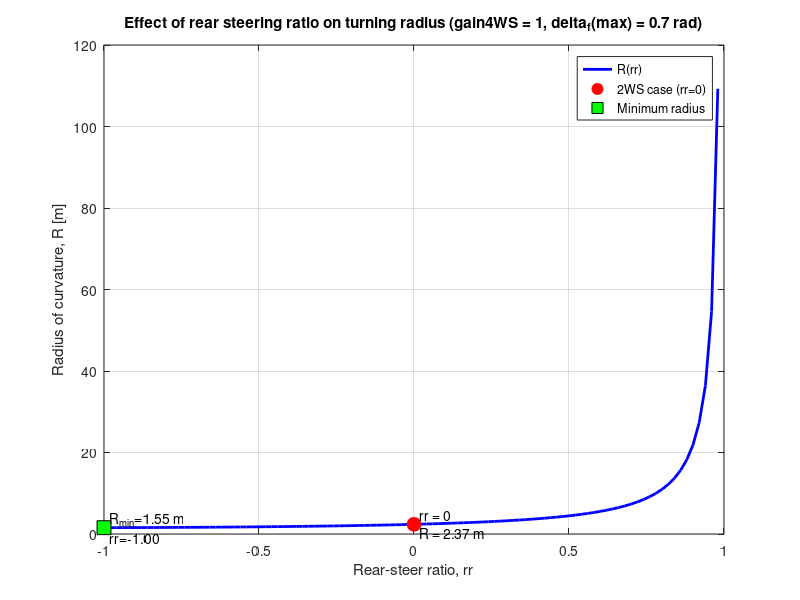
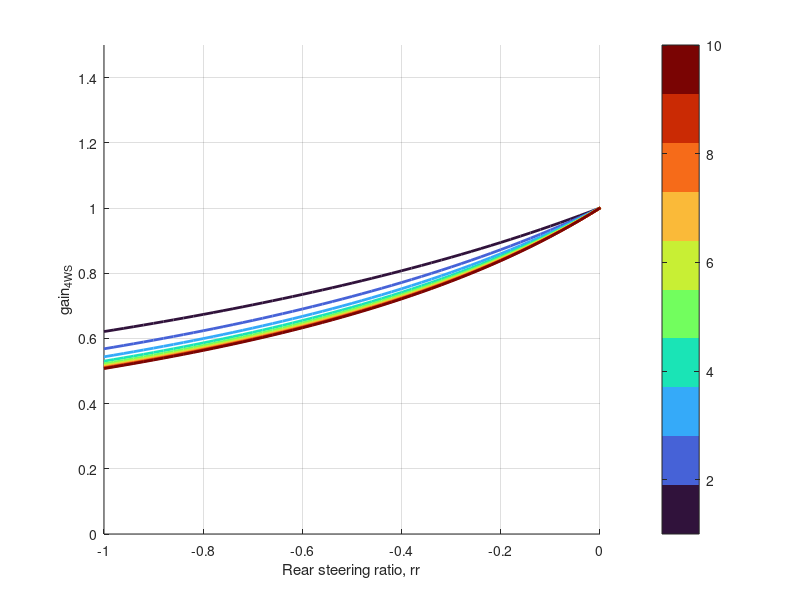

Write the MATLAB code that produced these figures, in order. (Note: this script raises an error after producing the figures.)
clc
clear all
close all

L = 2;                      % wheelbase [m]
delta_max = 0.7;

rr = linspace(-1,1,101);    % rear-steer ratio

curvature = zeros(size(rr));
R = zeros(size(rr));        % radius of curvature
gain_4WS = zeros(size(rr)); % required gain


%% Curvature and radius with fixed delta_f
for i = 1:length(rr)

    curvature(i) = sin((1-rr(i))*delta_max)/(L*cos(delta_max));
    R(i) = 1/curvature(i);

end

figure(1)
plot(rr, R, 'b', 'LineWidth',2)
hold on
grid on

% Evidenzia rr = 0
idx0 = find(rr==0);

plot(rr(idx0), R(idx0), 'ro', ...
    'MarkerSize',10, ...
    'MarkerFaceColor','r')

text(rr(idx0), R(idx0), ...
    sprintf('  rr = 0\n  R = %.2f m', R(idx0)), ...
    'FontSize',10)

% Evidenzia minimo R
[Rmin, idxMin] = min(R);

plot(rr(idxMin), Rmin, 'ks', ...
    'MarkerSize',10, ...
    'MarkerFaceColor','g')

text(rr(idxMin), Rmin, ...
    sprintf('  R_{min}=%.2f m\n  rr=%.2f', Rmin, rr(idxMin)), ...
    'FontSize',10)

xlabel('Rear-steer ratio, rr')
ylabel('Radius of curvature, R [m]')
title('Effect of rear steering ratio on turning radius (gain4WS = 1, delta_f(max) = 0.7 rad)')
legend('R(rr)','2WS case (rr=0)','Minimum radius')



%% Figure 2 and 4
N = 10;                                 % N° of reference radii of curvature

Rmin_2WS = L/tan(delta_max);
Rmax = 10;

delta_2WS_vec = zeros(1,N);
delta_2WS_low_vec = zeros(1,N);

rr = zeros(101, N);           % rr: 101 righe (campioni) x N colonne (R_ref)
gain4WS = zeros(101, N);      % gain4WS: stessa dimensione di rr
gain4WS_low = zeros(101,N);

R_ref = linspace(Rmin_2WS, Rmax, N);
R_ref_low = linspace(Rmin,Rmin_2WS,N);



%% Rear steering ratio range

for j = 1:N    
    delta_2WS = min(atan(L/R_ref(j)), delta_max);
    delta_2WS_low = delta_max;

    % Memorizza lo sterzo equivalente 2WS
    delta_2WS_vec(j) = delta_2WS; 
    delta_2WS_low_vec(j) = delta_2WS_low;

    R_low = R_ref_low(j);

    rr(:,j) = linspace(-1,1,101)';

    % Solve gain4WS for each rr
    for i = 1:length(rr(:,j))
        % Equation:
        % tan(delta_2WS) =
        % sin((1-rr)*gain*delta_2WS)/cos(gain*delta_2WS)
    
        eq1 = @(gain) ...
            sin((1-rr(i,j))*gain*delta_2WS) / ...
            cos(gain*delta_2WS) ...
            - tan(delta_2WS);

        eq2 = @(gain) ...
            sin((1-rr(i,j))*gain*delta_max) ...
            /(L*cos(gain*delta_max)) ...
            - 1/R_low;
    
        v01 = eq1(0);
        v11 = eq1(1.5);
        if v01 * v11 < 0
            gain4WS(i,j) = fzero(eq1, [0 1.5]);
        else
            % Nessuna radice nell'intervallo [0,1.5]: usare valore di fallback o NaN
            gain4WS(i,j) = NaN;
        end


        v02 = eq2(0);
        v12 = eq2(1.5);
        if v02 * v12 < 0
            gain4WS_low(i,j) = fzero(eq2, [0 1.5]);
        else
            % Nessuna radice nell'intervallo [0,1.5]: usare valore di fallback o NaN
            gain4WS_low(i,j) = NaN;
        end

    end
end

%% Plot

figure(2)
clf
hold on
grid on

cmap = turbo(N);

for j = 1:N
    plot(rr(:,j), gain4WS(:,j), ...
        'Color', cmap(j,:), ...
        'LineWidth',2);
end

xlabel('Rear steering ratio, rr')
ylabel('gain_{4WS}')

xlim([-1 0])
ylim([0 1.5])

%% Colorbar

colormap(cmap)

cb = colorbar;

caxis([1 N])

cb.Ticks = 1:N;

labels = strings(1,N);

for j = 1:N

    labels(j) = sprintf('\\delta_{2WS}=%.2f rad, R_{ref}=%.2f m', ...
        delta_2WS_vec(j), R_ref(j));

end

cb.TickLabels = labels;

title({
    'Relation between rr and gain_{4WS}'
    sprintf('(valid up to \\delta_{2WS,max}=%.2f rad, R_{min}=%.2f m)', ...
    delta_max, Rmin_2WS)
    })


%% ============================================================
% Figure 4
% gain4WS(rr, delta2WS)
% ============================================================

figure(4)
clf

% Mesh della superfice
[RR, RADIUS] = meshgrid(rr(:,1), R_ref);

[RR, RADIUS_LOW] = meshgrid(rr(:,1), R_ref_low);

% gain4WS ha dimensioni:
%   101 x N
% mentre meshgrid restituisce:
%   N x 101
% quindi trasponiamo gain4WS

surf(RR, RADIUS, gain4WS', ...
    'EdgeColor','none', ...
    'FaceAlpha',0.95);
hold on
surf(RR,RADIUS_LOW,gain4WS_low',  ...
    'EdgeColor','none', ...
    'FaceAlpha',0.95);
grid on
box on

% Insert lines of figure 2
% cmap = turbo(N);
% 
% for j = 1:N
% 
%     valid = ~isnan(gain4WS(:,j));
% 
%     plot3( ...
%         rr(valid,j), ...
%         R_ref(j)*ones(sum(valid),1), ...
%         gain4WS(valid,j), ...
%         'Color',cmap(j,:), ...
%         'LineWidth',2);
% 
% end

xlabel('Rear steering ratio, rr')
ylabel('Reference turning radius, R_{ref} [m]')
zlabel('gain_{4WS}')

title({
    'Front steering reduction gain'
    sprintf('(valid up to \\delta_{2WS,max}=%.2f rad)',delta_max)
    })

view(40,30)

xlim([-1 0])
ylim([R_ref_low(1) R_ref(end)])
zlim([0 1])

colormap(turbo)

cb = colorbar;
cb.Label.String = 'gain_{4WS}';

clim([0.5 1])


%%================================
% Figure 3
%
%=================================

Rsurf = repmat(R_ref, length(rr(:,1)), 1);   % 101 x N

figure(3)
clf

Rsurf = repmat(R_ref,length(rr(:,1)),1);

surf(rr, gain4WS, Rsurf,...
    'EdgeColor','none',...
    'FaceAlpha',0.9)

hold on
grid on
box on

xlabel('Rear steering ratio, rr')
ylabel('gain_{4WS}')
zlabel('Reference turning radius, R_{ref} [m]')

title({
    'Reference turning radius'
    sprintf('(valid up to \\delta_{2WS,max}=%.2f rad)',delta_max)
    })

view(40,30)

xlim([-1 0])
ylim([0 1.2])
zlim([R_ref(1) R_ref(end)])

colormap(turbo)

cb = colorbar;
cb.Label.String = 'Reference turning radius [m]';

clim([R_ref(1) R_ref(end)])
